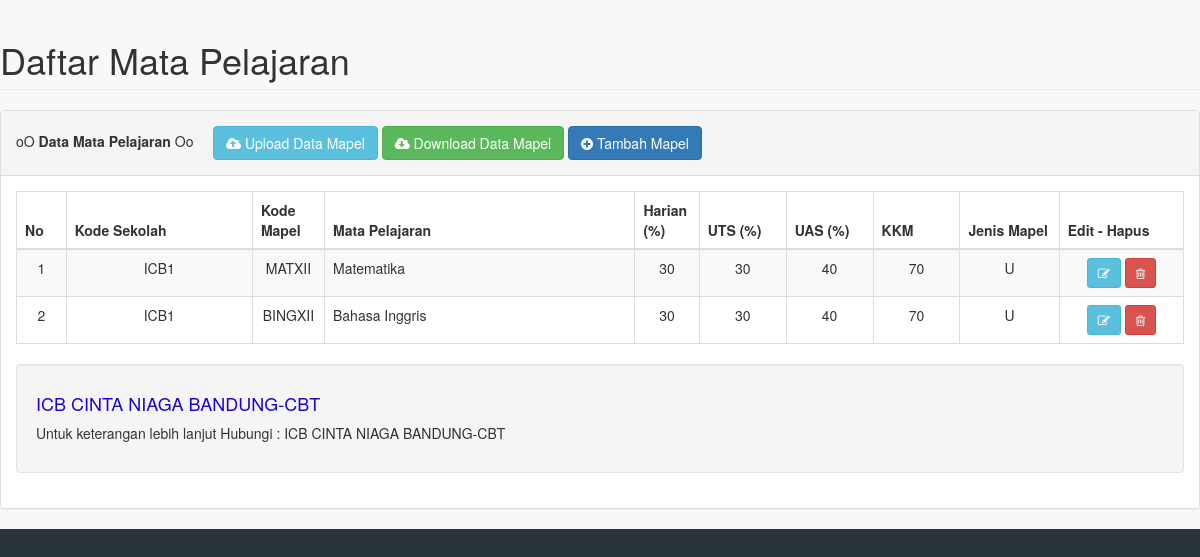
The app's page /panel/pages/daftar_mapel.php (signed in) with its own data.
### tables this page shows
CREATE TABLE `cbt_mapel` (
  `Urut` int(11) NOT NULL,
  `XKodeMapel` varchar(10) NOT NULL,
  `XNamaMapel` varchar(30) NOT NULL,
  `XPersenUH` int(11) NOT NULL,
  `XPersenUTS` int(11) NOT NULL,
  `XPersenUAS` int(11) NOT NULL,
  `XKKM` float NOT NULL,
  `XMapelAgama` char(1) NOT NULL DEFAULT 'N',
  `XKodeSekolah` varchar(50) NOT NULL
);

CREATE TABLE `cbt_admin` (
  `Urut` int(11) NOT NULL,
  `XSekolah` varchar(250) NOT NULL,
  `XTingkat` varchar(3) NOT NULL,
  `XIp` varchar(15) NOT NULL,
  `XAlamat` text NOT NULL,
  `XKec` varchar(50) NOT NULL,
  `XKab` varchar(50) NOT NULL,
  `XProp` varchar(50) NOT NULL,
  `XTelp` varchar(20) NOT NULL,
  `XFax` varchar(20) NOT NULL,
  `XEmail` varchar(250) NOT NULL,
  `XWeb` varchar(200) NOT NULL,
  `XLogo` text NOT NULL,
  `XBanner` varchar(250) NOT NULL,
  `XKepSek` varchar(100) NOT NULL,
  `XAdmin` varchar(100) NOT NULL,
  `XPicAdmin` varchar(250) NOT NULL,
  `XWarna` varchar(10) NOT NULL,
  `XStatus` varchar(1) NOT NULL,
  `XKodeSekolah` varchar(50) NOT NULL,
  `XNIPKepsek` varchar(30) NOT NULL,
  `XNIPAdmin` varchar(30) NOT NULL,
  `XLogin` varchar(50) NOT NULL,
  `XH1` varchar(50) NOT NULL,
  `XH3` varchar(30) NOT NULL,
  `XH2` varchar(50) NOT NULL,
  `XFolderPusat` tinytext NOT NULL COMMENT 'jika folder besmart3 diubah',
  `XLoginUtama` varchar(50) NOT NULL,
  `XeLearning` varchar(50) NOT NULL
);

### config/server.php (called while the page is built, shortened)
<?php
$val = mysql_query('select * from cbt_admin LIMIT 1');
if($val == TRUE){
	$log = mysql_fetch_array($val);
	$skull= $log['XSekolah'];
}else{$skull="UBK/CBT"; date_default_timezone_set("Asia/Jakarta");}

### panel/pages/daftar_mapel.php (the view, shortened to what this page needs)
<?php
include "../../config/server.php";
?>
<!DOCTYPE html>
<html lang="en">
<head>
    <link href="../vendor/bootstrap/css/bootstrap.min.css" rel="stylesheet">
    <link href="../vendor/metisMenu/metisMenu.min.css" rel="stylesheet">
    <link href="../vendor/datatables-plugins/dataTables.bootstrap.css" rel="stylesheet">
    <link href="../vendor/datatables-responsive/dataTables.responsive.css" rel="stylesheet">
    <link href="../dist/css/sb-admin-2.css" rel="stylesheet">
    <link href="../vendor/font-awesome/css/font-awesome.min.css" rel="stylesheet" type="text/css">
</head>
<body>
            <div class="row">
                <div class="col-lg-12">
                    <h1 class="page-header">Daftar Mata Pelajaran</h1>
                </div>
            </div>
            <div class="row">
                <div class="col-lg-12">
                    <div class="panel panel-default">
                        <div class="panel-heading">
                            oO <b>Data Mata Pelajaran</b> Oo &nbsp;&nbsp;&nbsp;
				<a href="?modul=upl_mapel">
					<button type="button" class="btn btn-info btn-small" style="margin-top:5px; margin-bottom:5px">
						<i class="fa fa-cloud-upload"></i> Upload Data Mapel</i>
					</button>
				</a>
				<a href="down_excel_mapel.php" target="_blank">
					<button type="button" class="btn btn-success" id="download"> <i class='fa fa-cloud-download  '></i> Download Data Mapel</button>
				</a>
				<?php echo "<a href='#myTam' id='custId' data-toggle='modal' data-id=''>"; ?>
					<button type="button" class="btn btn-primary  btn-small" ><i class="fa fa-plus-circle"></i> Tambah Mapel</button>
				<?php echo "</a>";?>
                        </div>
                        <div class="panel-body">
                            <table width="100%" class="table table-striped table-bordered table-hover" id="dataTables-example">
                                <thead>
                                    <tr>
	                                    <th width="4%">No</th>
                                        <th width="15%">Kode Sekolah</th>
										<th width="5%">Kode Mapel</th>
                                        <th width="25%">Mata Pelajaran</th>
                                        <th width="5%">Harian (%)</th>
                                        <th width="7%">UTS (%)</th>
                                        <th width="7%">UAS (%)</th>
                                        <th width="7%">KKM</th>
                                        <th width="8%">Jenis Mapel</th>
                                        <th width="10%">Edit - Hapus</th>
                                 </tr>
                                </thead>
                                <tbody>
                                <?php
								$no=0;
								$sql = mysql_query("select * from cbt_mapel order by Urut");
								while($s = mysql_fetch_array($sql)){
								$no++
								?>
                                    <tr class="odd gradeX">
                                        <td align="center" input type="hidden" value="<?php echo $s['Urut']; ?>" id="txt_mapel<?php echo $s['Urut']; ?>"><?php echo $no; ?></td>
                                        <td align="center"><?php echo $s['XKodeSekolah']; ?></td>
										<td align="center"><?php echo $s['XKodeMapel']; ?></td>
                                        <td><?php echo $s['XNamaMapel']; ?></td>
                                        <td align="center"><?php echo $s['XPersenUH']; ?></td>
                                        <td align="center"><?php echo $s['XPersenUTS']; ?></td>
                                        <td align="center"><?php echo $s['XPersenUAS']; ?></td>
                                        <td align="center"><?php echo $s['XKKM']; ?></td>
                                        <td align="center"><?php echo $s['XMapelAgama']; ?></td>
										<td align="center"><?php echo "
										<a href='#myModal' id='custId' data-toggle='modal' data-id=".$s['Urut'].">"; ?>
                                        <button type="button" class="btn btn-info btn-sm"><i class="fa fa-edit"></i></button></a>
                                        <a href="?modul=daftar_mapel&aksi=hapus&urut=<?php echo $s['Urut']; ?>">
                                        <button type="button" class="btn btn-danger btn-sm"><i class="fa fa-trash-o "></i></button></a></td>
                                    </tr>
                                <?php } ?>
                                </tbody>
                            </table>
							<div class="well">
                                <h4><span style="color: #1B06CF;"><?php echo $skull; ?>-CBT</span></h4>
                                <p>Untuk keterangan lebih lanjut Hubungi : <?php echo $skull; ?>-CBT </p>
                            </div>
                        </div>
                    </div>
                </div>
            </div>
</body>
</html>

### records on screen
cbt_mapel: XKodeSekolah "ICB1", XKodeMapel "MATXII", XNamaMapel "Matematika", XPersenUH "30", XPersenUTS "30", XPersenUAS "40", XKKM "70", XMapelAgama "U"
cbt_mapel: XKodeSekolah "ICB1", XKodeMapel "BINGXII", XNamaMapel "Bahasa Inggris", XPersenUH "30", XPersenUTS "30", XPersenUAS "40", XKKM "70", XMapelAgama "U"
cbt_admin: XSekolah "ICB CINTA NIAGA BANDUNG"
